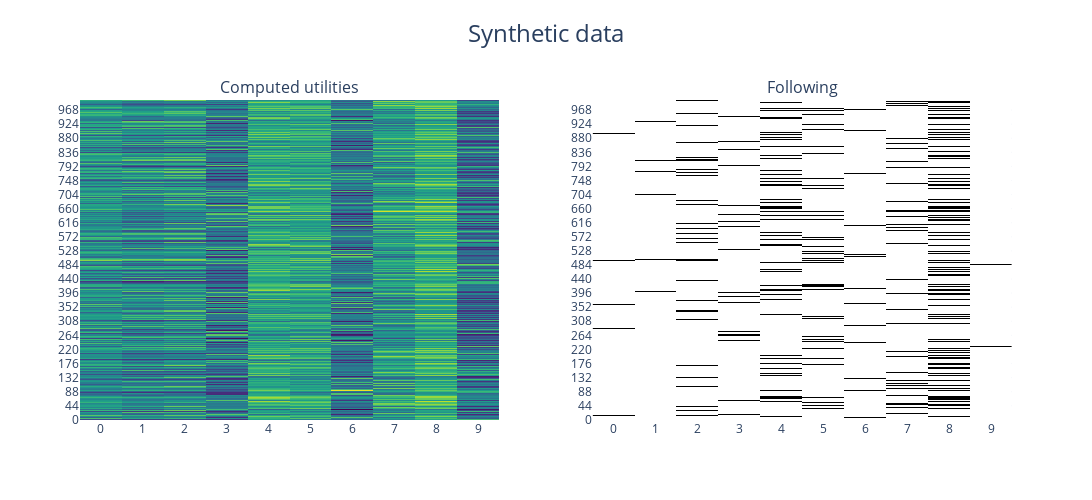

This figure's notebook cell:
### Markdown cell above
## Plot

### Code cell
fig = plot_array_heatmap(
        utilities_matrix,
        title="Computed utilities",
        colorscale="Viridis",
        xtitle="Leaders", ytitle="Followers", show_values=False, show_scale=False
    )
# fig.show()
# noisefig = plot_array_heatmap(
#         stochastic_component,
#         title="Error component",
#         colorscale="Viridis",
#         show_values=False, show_scale=False
#     )
# noisefig.show()
follow_matrix = utilities_mat_probab > 0.5
followfig = plot_array_heatmap(
        follow_matrix.astype(np.int8),
        title="Following",
        xtitle="Leaders", ytitle="Followers", show_values=False, show_scale=False
    )


# followfig.show()
allplots = plot_side_by_side_subplots(fig, None, followfig, title="Synthetic data")
allplots.show()

### Figure 1 — Plotly figure (JSON) as saved in the notebook; plotly's stock layout.template omitted (floating-point values rounded to 4 significant figures; data arrays with more than 128 entries replaced by an {"elided": "..."} marker saying what was removed)
{"data": [{"colorscale": [[0, "#440154"], [0.1111, "#482878"], [0.2222, "#3e4989"], [0.3333, "#31688e"], [0.4444, "#26828e"], [0.5556, "#1f9e89"], [0.6667, "#35b779"], [0.7778, "#6ece58"], [0.8889, "#b5de2b"], [1, "#fde725"]], "hoverongaps": false, "hovertemplate": "x: %{x}<br>y: %{y}<br>value: %{z}<extra></extra>", "showscale": false, "textfont": {"size": 10}, "texttemplate": "%{text}", "type": "heatmap", "x": ["0", "1", "2", "3", "4", "5", "6", "7", "8", "9"], "xaxis": "x", "y": {"elided": "1000 str values"}, "yaxis": "y", "z": {"elided": "1000x10 float values"}}, {"colorscale": [[0, "white"], [1, "black"]], "hoverongaps": false, "hovertemplate": "x: %{x}<br>y: %{y}<br>value: %{z}<extra></extra>", "showscale": false, "textfont": {"size": 10}, "texttemplate": "%{text}", "type": "heatmap", "x": ["0", "1", "2", "3", "4", "5", "6", "7", "8", "9"], "xaxis": "x2", "y": {"elided": "1000 str values"}, "yaxis": "y2", "z": {"elided": "1000x10 int values"}}], "layout": {"annotations": [{"font": {"size": 16}, "showarrow": false, "text": "Computed utilities", "x": 0.225, "xanchor": "center", "xref": "paper", "y": 1, "yanchor": "bottom", "yref": "paper"}, {"font": {"size": 16}, "showarrow": false, "text": "Following", "x": 0.775, "xanchor": "center", "xref": "paper", "y": 1, "yanchor": "bottom", "yref": "paper"}], "height": 500, "showlegend": false, "title": {"font": {"size": 24}, "text": "Synthetic data", "x": 0.5, "y": 0.95}, "width": 1200, "xaxis": {"anchor": "y", "autorange": true, "domain": [0, 0.45], "range": [-0.5, 9.5], "type": "category"}, "xaxis2": {"anchor": "y2", "autorange": true, "domain": [0.55, 1], "range": [-0.5, 9.5], "type": "category"}, "yaxis": {"anchor": "x", "autorange": true, "domain": [0, 1], "range": [-0.5, 999.5], "type": "category"}, "yaxis2": {"anchor": "x2", "autorange": true, "domain": [0, 1], "range": [-0.5, 999.5], "type": "category"}}}
